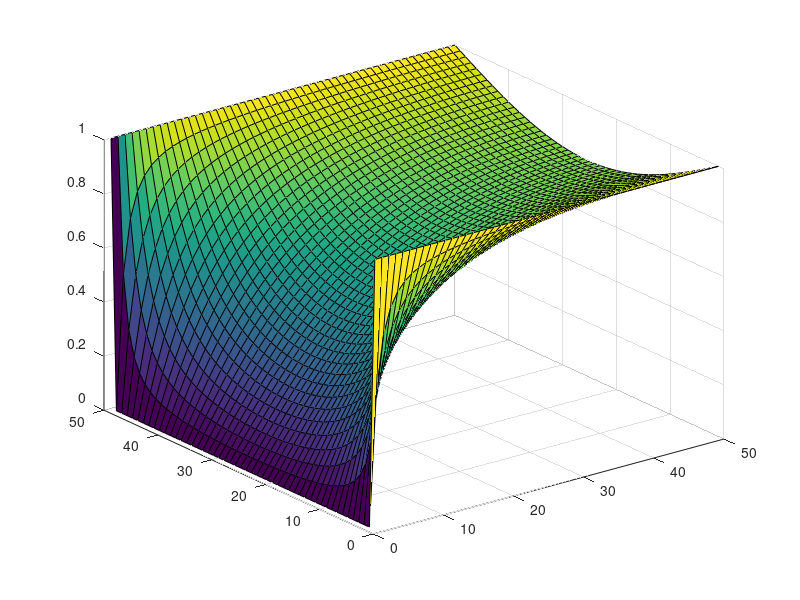
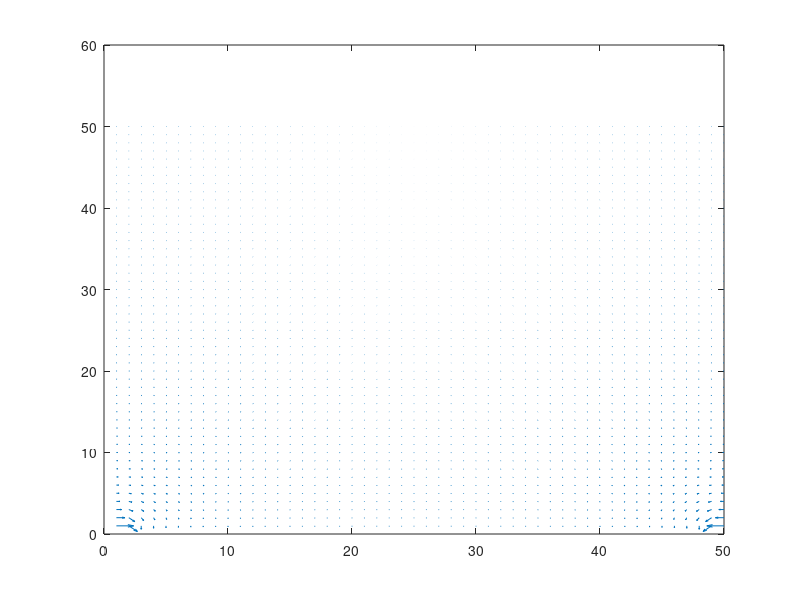

MATLAB code to generate these figures, in order:
% set(0, 'DefaultFigureWindowStyle', 'docked')

nx = 50;
ny = 50;
max = 1000;
V = zeros(nx, ny);

SidesToZero = 1;

for k = 1:max
    for i = 1:nx
        for j = 1:ny
            if (i == 1) && (j == 1) 
                V(i,j) = 1;
            elseif i == 1 
                V(i,j) = 1;
            elseif i == nx
                V(i,j) = SidesToZero;
            elseif j == 1
%                 V(i,j) = (V(i, j + 1) + V(i + 1, j) + V(i - 1, 1)) * 0.3333333333;
                V(i, j) = 0;
            elseif j == ny
                V(i,j) = (V(i, j - 1) + V(i + 1, j) + V(i - 1, j)) * 0.3333333333;
            else
                V(i, j) = (V(i, j + 1) + V(i, j - 1) + V(i + 1,j) + V(i - 1, j)) * 0.25;
            end    
            
        end
        
    end
        
    if mod(k,50) == 0
        surf(V)
        pause(0.1)
    end
end
imboxfilt(V);
[Ex, Ey] = gradient(V);

figure
quiver(-Ey', -Ex', 1)